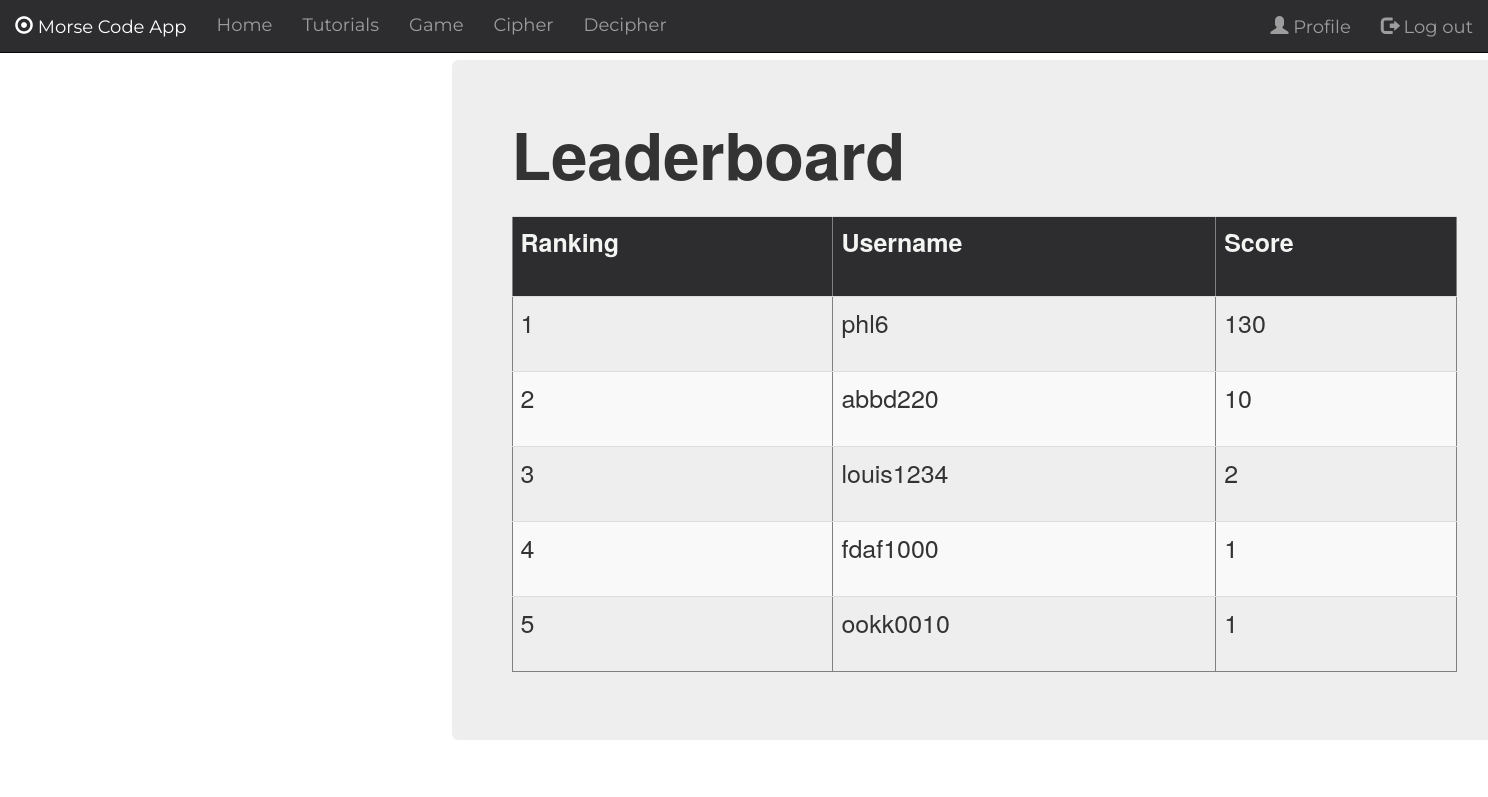
The app's page /leaderboard/ (signed in), older data.
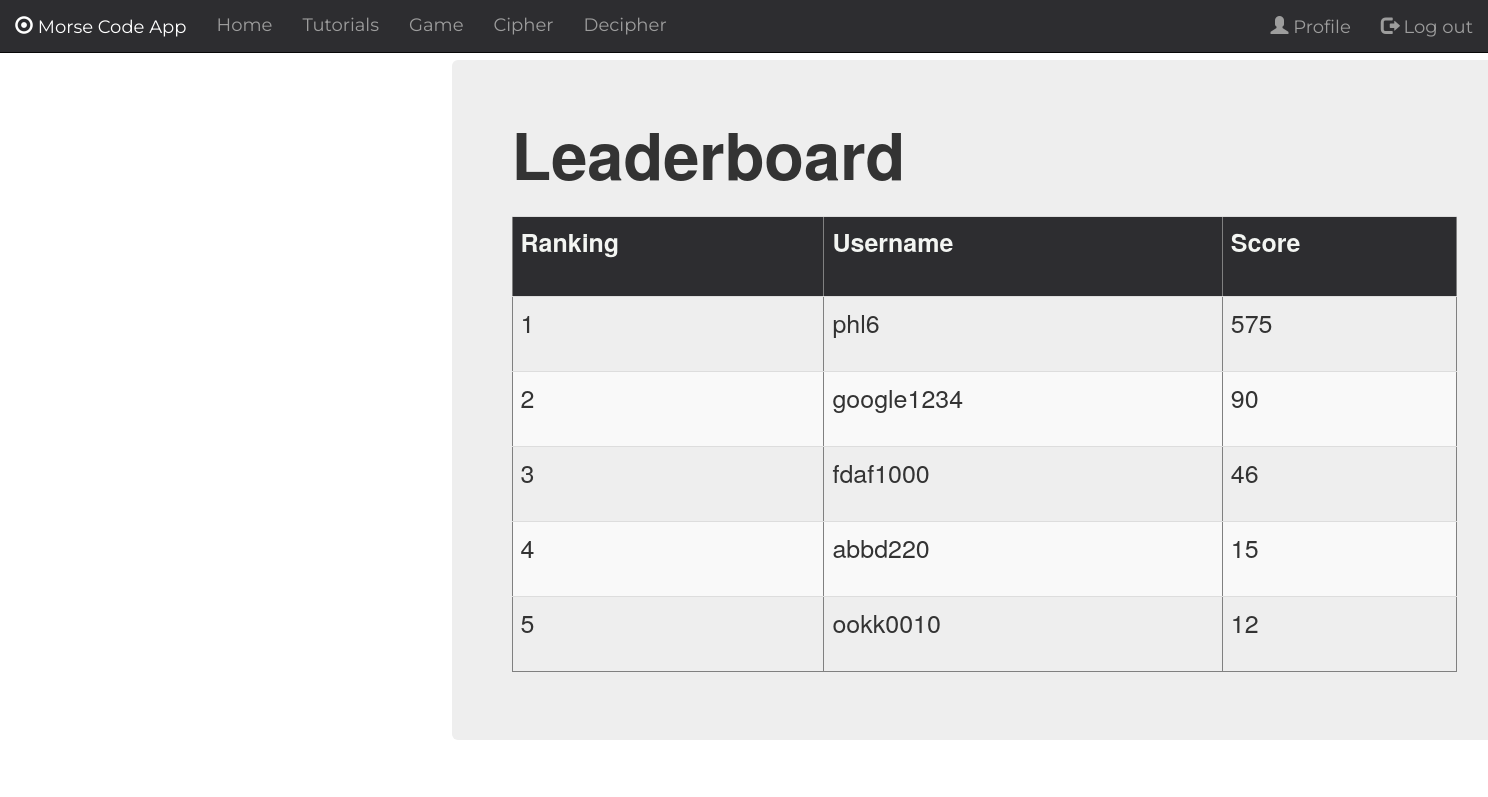
The same page, newer data.
### users/models.py (models this page shows)
class userScore(models.Model):
    user = models.ForeignKey(User, on_delete=models.CASCADE, primary_key=True)
    score = models.IntegerField(default=0)

### morse_logs/views.py (the view)
# urls.py: path(r'leaderboard/', views.leaderboard, name='leaderboard'),
@login_required()
def leaderboard(request):
    scores = userScore.objects.order_by('score').reverse()[:5]
    args = {'topFiveUserScores': scores}
    return render(request, 'morse_logs/leaderboard.html', args)

### morse_logs/templates/morse_logs/leaderboard.html (shortened to what this page needs)
{% extends "morse_logs/base.html" %}
{% block content %}
<div class="container jumbotron" >
    <p style="font-size: 65px"><strong>Leaderboard</strong></p>
    <div>
        <table class="table table-striped table-hover" style="width:90%" border="1">
            <tr>
                <th style="background-color: #2d2d30; color: #f3f5f2; height: 80px; font-size: 25px">Ranking</th>
                <th style="background-color: #2d2d30; color: #f3f5f2; font-size: 25px">Username</th>
                <th style="background-color: #2d2d30; color: #f3f5f2; font-size: 25px">Score</th>
            </tr>
            {% for s in topFiveUserScores%}
            <tr>
                <td style="height: 75px; font-size: 25px">{{forloop.counter}}</td>
                <td style="height: 40px; font-size: 25px">{{s.user}}</td>
                <td style="height: 40px; font-size: 25px">{{s.score }}</td>
            </tr>
            {% endfor%}
        </table>
    </div>
</div>
{% endblock content  %}

Row changes from the older to the newer data that the page shows:
no longer on this page (row unchanged): userScore: user "louis1234", score "2"
changed userScore "phl6": score "130" → "575"
added userScore: user "google1234", score "90"
changed userScore "fdaf1000": score "1" → "46"; moves up the list
changed userScore "abbd220": score "10" → "15"
changed userScore "ookk0010": score "1" → "12"
